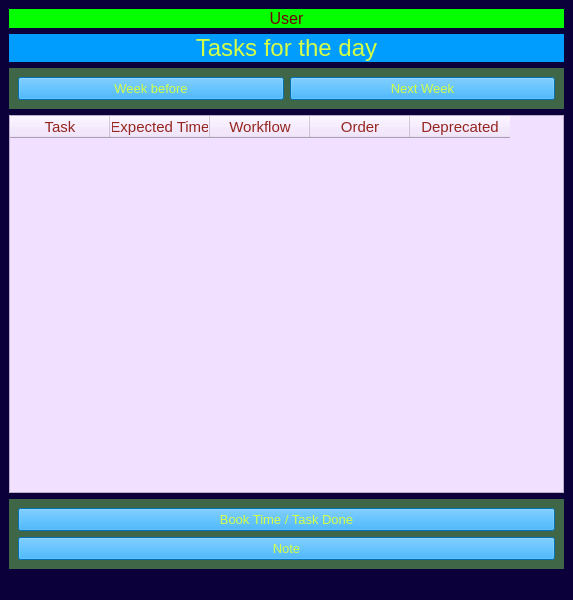
<?xml version="1.0" encoding="UTF-8"?>
<ui version="4.0">
 <class>MainWindow</class>
 <widget class="QMainWindow" name="MainWindow">
  <property name="geometry">
   <rect>
    <x>0</x>
    <y>0</y>
    <width>573</width>
    <height>600</height>
   </rect>
  </property>
  <property name="windowTitle">
   <string>MainWindow</string>
  </property>
  <property name="styleSheet">
   <string notr="true">background-color:rgb(11, 0, 57); color: white;</string>
  </property>
  <widget class="QWidget" name="centralwidget">
   <layout class="QGridLayout" name="gridLayout">
    <item row="4" column="2">
     <widget class="QTableWidget" name="tableWidget">
      <property name="styleSheet">
       <string notr="true">color: rgb(149, 38, 30); background-color: rgb(241, 224, 255);font-size:11pt;</string>
      </property>
      <column>
       <property name="text">
        <string>Task</string>
       </property>
      </column>
      <column>
       <property name="text">
        <string>Expected Time</string>
       </property>
      </column>
      <column>
       <property name="text">
        <string>Workflow</string>
       </property>
      </column>
      <column>
       <property name="text">
        <string>Order</string>
       </property>
      </column>
      <column>
       <property name="text">
        <string>Deprecated</string>
       </property>
      </column>
     </widget>
    </item>
    <item row="1" column="2">
     <widget class="QLabel" name="label">
      <property name="styleSheet">
       <string notr="true">background-color:rgb(0, 157, 255);color:rgb(212, 255, 70);font-size:18pt;</string>
      </property>
      <property name="text">
       <string>Tasks for the day</string>
      </property>
      <property name="alignment">
       <set>Qt::AlignCenter</set>
      </property>
     </widget>
    </item>
    <item row="5" column="2">
     <widget class="QWidget" name="buttons_widget" native="true">
      <property name="minimumSize">
       <size>
        <width>150</width>
        <height>0</height>
       </size>
      </property>
      <property name="styleSheet">
       <string notr="true">background-color:rgb(64, 102, 72);</string>
      </property>
      <layout class="QGridLayout" name="gridLayout_2">
       <item row="1" column="0">
        <widget class="QPushButton" name="note">
         <property name="styleSheet">
          <string notr="true">background-color:rgb(0, 157, 255);color:rgb(212, 255, 70);font-size:10pt;
</string>
         </property>
         <property name="text">
          <string>Note</string>
         </property>
        </widget>
       </item>
       <item row="0" column="0">
        <widget class="QPushButton" name="btn_book">
         <property name="styleSheet">
          <string notr="true">background-color:rgb(0, 157, 255);color:rgb(212, 255, 70);font-size:10pt;</string>
         </property>
         <property name="text">
          <string>Book Time / Task Done</string>
         </property>
        </widget>
       </item>
      </layout>
     </widget>
    </item>
    <item row="0" column="2">
     <widget class="QLabel" name="usertype_label">
      <property name="styleSheet">
       <string notr="true">background-color:rgb(4, 255, 0);color:rgb(117, 2, 2);font-size:12pt;</string>
      </property>
      <property name="text">
       <string>User</string>
      </property>
      <property name="alignment">
       <set>Qt::AlignCenter</set>
      </property>
     </widget>
    </item>
    <item row="2" column="2">
     <widget class="QWidget" name="widget" native="true">
      <property name="styleSheet">
       <string notr="true">background-color:rgb(64, 102, 72);</string>
      </property>
      <layout class="QHBoxLayout" name="horizontalLayout">
       <item>
        <widget class="QPushButton" name="btn_prior_week">
         <property name="styleSheet">
          <string notr="true">background-color:rgb(0, 157, 255);color:rgb(212, 255, 70);font-size:10pt;</string>
         </property>
         <property name="text">
          <string>Week before</string>
         </property>
        </widget>
       </item>
       <item>
        <widget class="QPushButton" name="btn_next_week">
         <property name="styleSheet">
          <string notr="true">background-color:rgb(0, 157, 255);color:rgb(212, 255, 70);font-size:10pt;</string>
         </property>
         <property name="text">
          <string>Next Week</string>
         </property>
        </widget>
       </item>
      </layout>
     </widget>
    </item>
   </layout>
  </widget>
  <widget class="QMenuBar" name="menubar">
   <property name="geometry">
    <rect>
     <x>0</x>
     <y>0</y>
     <width>573</width>
     <height>22</height>
    </rect>
   </property>
  </widget>
  <widget class="QStatusBar" name="statusbar"/>
 </widget>
 <resources/>
 <connections/>
</ui>
